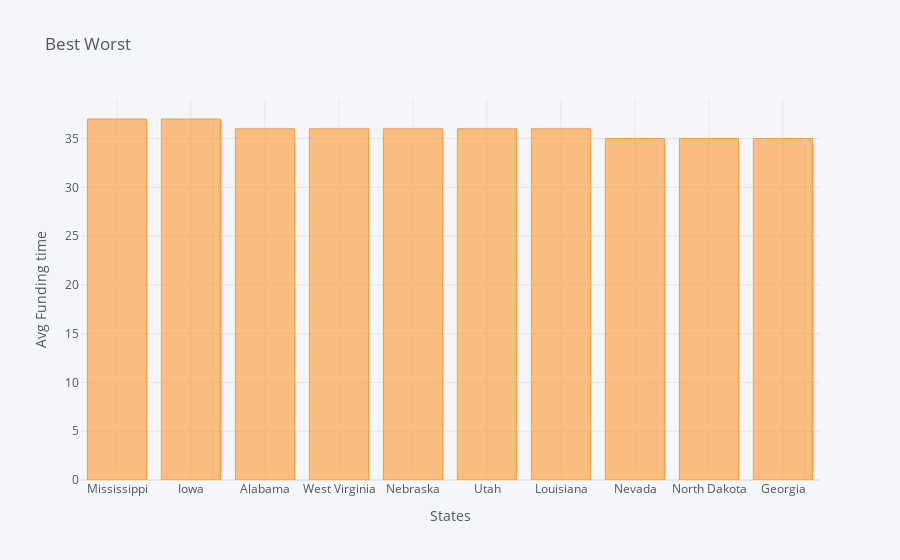

Source (notebook cell):
### Code cell
slowest.iplot(kind="bar",xTitle="States",yTitle="Avg Funding time",title="Best Worst")

### Figure 1 — Plotly figure (JSON) as saved in the notebook; plotly's stock layout.template omitted (floating-point values rounded to 4 significant figures)
{"data": [{"marker": {"color": "rgba(255, 153, 51, 0.6)", "line": {"color": "rgba(255, 153, 51, 1.0)", "width": 1}}, "name": "Funding Time", "orientation": "v", "text": "", "type": "bar", "x": ["Mississippi", "Iowa", "Alabama", "West Virginia", "Nebraska", "Utah", "Louisiana", "Nevada", "North Dakota", "Georgia"], "y": [37, 37, 36, 36, 36, 36, 36, 35, 35, 35]}], "layout": {"legend": {"bgcolor": "#F5F6F9", "font": {"color": "#4D5663"}}, "paper_bgcolor": "#F5F6F9", "plot_bgcolor": "#F5F6F9", "title": {"font": {"color": "#4D5663"}, "text": "Best Worst"}, "xaxis": {"gridcolor": "#E1E5ED", "showgrid": true, "tickfont": {"color": "#4D5663"}, "title": {"font": {"color": "#4D5663"}, "text": "States"}, "zerolinecolor": "#E1E5ED"}, "yaxis": {"gridcolor": "#E1E5ED", "showgrid": true, "tickfont": {"color": "#4D5663"}, "title": {"font": {"color": "#4D5663"}, "text": "Avg Funding time"}, "zerolinecolor": "#E1E5ED"}}}
